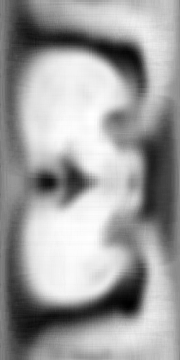
#> input picture test/test_data/sphere_mapped/0729/intensity_0_to_25_solid_angle_to_sphere.png, 180 x 360 px
$ python active_contour_test.py
#> lines starting #> are read from the running program, lines starting #| are printed output that depends on the picture
import os

import numpy as np
import matplotlib.pyplot as plt

from skimage.io import imread
from skimage.color import rgb2gray
from skimage import data
from skimage.filters import gaussian
from skimage.segmentation import active_contour

root = os.path.dirname(os.path.dirname(os.path.dirname(os.path.realpath(__file__))))

img_filename = os.path.join(root, 'test', 'test_data', 'sphere_mapped', '0729',
                            'intensity_0_to_25_solid_angle_to_sphere.png')

img = imread(img_filename)
#> img is the input picture: shape (360, 180, 4); mean R, G, B, A 158.5, 158.5, 158.5, 255
img = rgb2gray(img).T
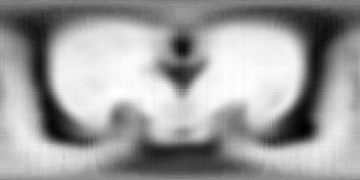
#> img: shape (180, 360) float64; min 0, max 1, mean 0.622
print(img.shape)
#| (180, 360)

# Right Hemisphere
s = np.linspace(0, 2*np.pi, 400)
x_rh = 70 + 40 * np.cos(s)
y_rh = 120 + 40 * np.sin(s)
init_rh = np.array([x_rh, y_rh]).T

snake_right = active_contour(gaussian(img, 0.8),
                             init_rh, alpha=0.015, beta=10, gamma=0.001)
#> snake_right = 400 pairs, first value 29.05 to 103.2, second value 124.5 to 168.3

print(snake_right)
#> (printed output is left out)

# Left Hemisphere
x_lh = 70 + 220 + 40 * np.cos(s)
y_lh = 120 + 40 * np.sin(s)
init_lh = np.array([x_lh, y_lh]).T

snake_left = active_contour(gaussian(img, 0.8),
                            init_lh, alpha=0.015, beta=10, gamma=0.001)
#> snake_left = 400 pairs, first value 173.7 to 176.8, second value 138.8 to 176.7

# Plot results
fig, ax = plt.subplots(figsize=(7, 7))
ax.imshow(img, cmap=plt.cm.gray)

ax.plot(init_rh[:, 0], init_rh[:, 1], '--r', lw=3)
ax.plot(snake_right[:, 0], snake_right[:, 1], '-b', lw=3)

ax.plot(init_lh[:, 0], init_lh[:, 1], '--r', lw=3)
ax.plot(snake_left[:, 0], snake_left[:, 1], '-b', lw=3)

ax.set_xticks([]), ax.set_yticks([])
ax.axis([0, img.shape[1], img.shape[0], 0])
plt.show()
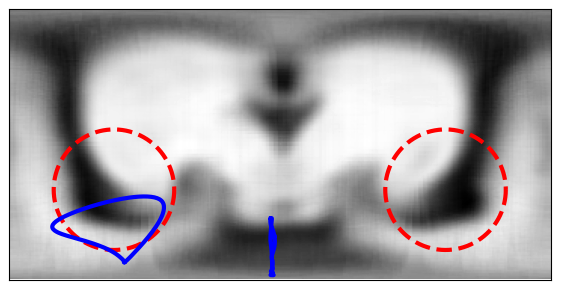
#> figure drawn by matplotlib, 1 panel

$ run again, with test/test_data/sphere_mapped/0729/gradient_0_to_25_solid_angle_to_sphere.png copied over test/test_data/sphere_mapped/0729/intensity_0_to_25_solid_angle_to_sphere.png
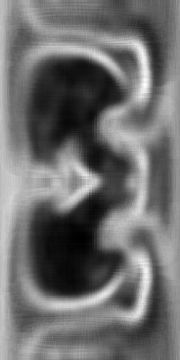
#> input picture test/test_data/sphere_mapped/0729/gradient_0_to_25_solid_angle_to_sphere.png, 180 x 360 px
#> img is the input picture: shape (360, 180, 4); mean R, G, B, A 109.3, 109.3, 109.3, 255
#> `img = rgb2gray(img).T`:
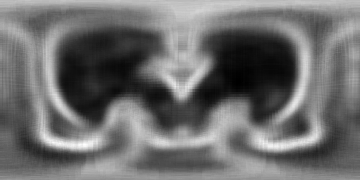
#> img: shape (180, 360) float64; min 0, max 1, mean 0.429
#| (180, 360)
#> snake_right = 400 pairs, first value 79.84 to 102.5, second value 109.4 to 163.5
#> (printed output is left out)
#> snake_left = 400 pairs, first value 170.8 to 178.2, second value 101.1 to 158
#> `plt.show()`:
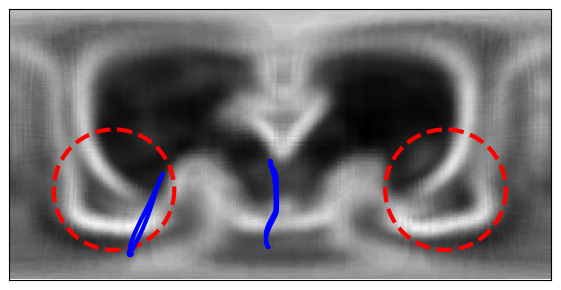
#> figure drawn by matplotlib, 1 panel
